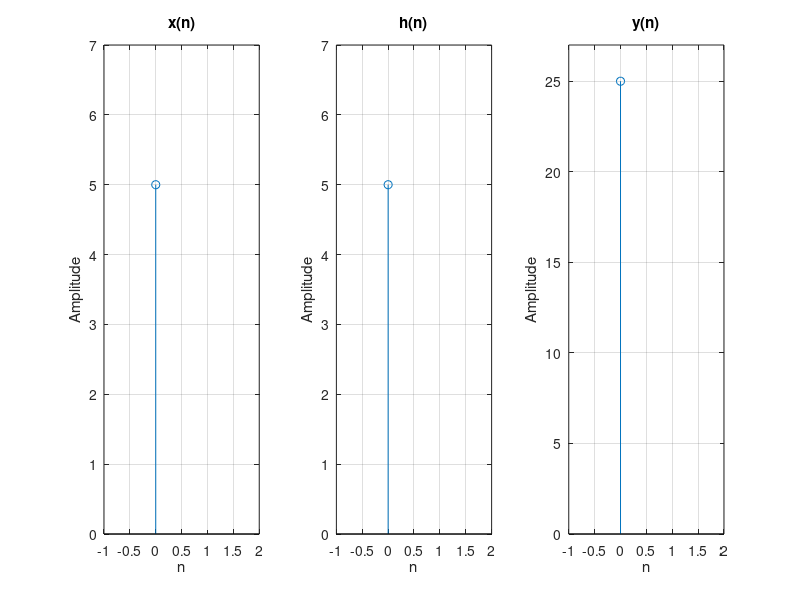

The MATLAB script that drew this image:
clc;
clear all;
close all;
x1 = input("Enter first Sequence");
h1 = input("Enter second Sequence");
y1 = conv(x1,h1);
disp("The convoluted sequence is: ");
disp(y1);
l = length(x1);
m = length(h1);
k = l+m-1;
n1 = 0:1:l-1;
n2 = 0:1:m-1;
n3 = 0:1:k-1;
subplot(1,3,1);
stem(n1,x1,"o");
xlabel("n");

ylabel("Amplitude");
title("x(n)");
grid on
xlim([-1 l+1]);
ylim([0 max(x1)+2]);
subplot(1,3,2);
stem(n2,h1,"o");
xlabel("n");
ylabel("Amplitude");
title("h(n)");
grid on
xlim([-1 m+1]);
ylim([0 max(h1)+2]);
subplot(1,3,3);
stem(n3,y1,"o");
xlabel("n");
ylabel("Amplitude");
title("y(n)");
grid on
xlim([-1 k+1]);
ylim([0 max(y1)+2]);